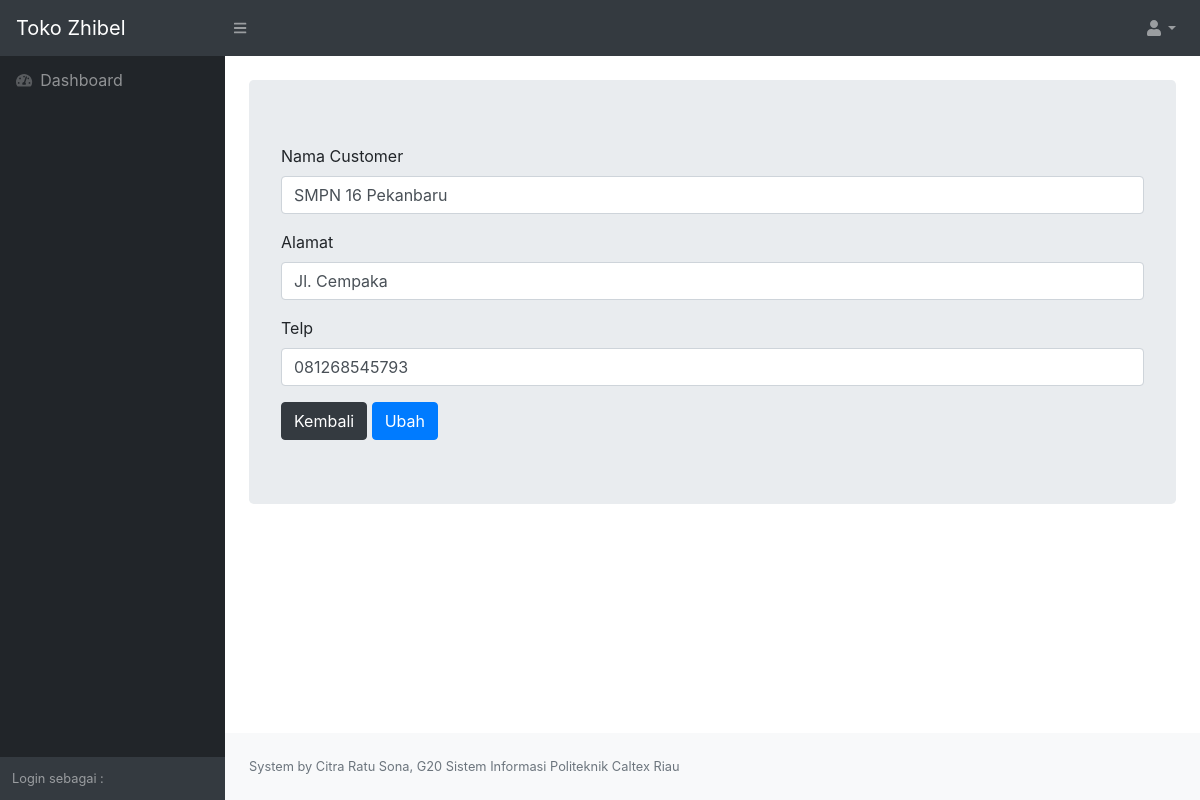
The page /views/formcustomeredit.php?ubahcustomerid=1 (signed in) on the database its author committed.
### tables this page shows
CREATE TABLE `customer` (
  `customerId` int(11) NOT NULL,
  `customerNama` varchar(255) NOT NULL,
  `customerAlamat` varchar(255) NOT NULL,
  `customerTelp` varchar(255) NOT NULL
);

### models/ClassCustomer.php (called while the page is built, shortened)
<?php
Class Customer{
    function __construct(){
        $con = mysqli_connect("localhost","root","","suryajaya");
        $this->con=$con;
        }
        function detailCustomer($id){
            $query=mysqli_query($this->con,"SELECT * FROM customer WHERE customerId = '$id'");
            while($c = mysqli_fetch_assoc($query)){
                $data[] = $c;
            }
            return $data;
        }
}

### views/formcustomeredit.php (the view, shortened to what this page needs)
<?php
include 'header.php';
include '../models/ClassCustomer.php';
$cus = new Customer;
$data = $cus->detailCustomer($_GET['ubahcustomerid']);
?>
<div class="container-fluid">
    <div class="jumbotron">
        <form action="../controllers/Customerolah.php" method="POST">
        <?php foreach($data as $c): ?>
        <div class="form-group">
            <label for="nama">Nama Customer</label>
            <input type="text" class="form-control" id="nama" name="nama" value="<?= $c['customerNama'];?>">
        </div>
        <div class="form-group">
            <label for="alamat">Alamat</label>
            <input type="text" class="form-control" id="alamat" name="alamat" value="<?= $c['customerAlamat'];?>">
        </div>
        <div class="form-group">
            <label for="telp">Telp</label>
            <input type="tel" class="form-control" id="telp" name="telp" value="<?= $c['customerTelp'];?>">
        </div>
        <a class="btn btn-dark" href="customerlist.php" role="button">Kembali</a>
        <button type="submit" class="btn btn-primary" name="ubahcustomerid">Ubah</button>
        <?php endforeach; ?>
        </form>
    </div>
</div>
<?php
include 'footer.php';
?>

### rows shown on the page
customer: nama "SMPN 16 Pekanbaru", alamat "Jl. Cempaka", telp "081268545793"
